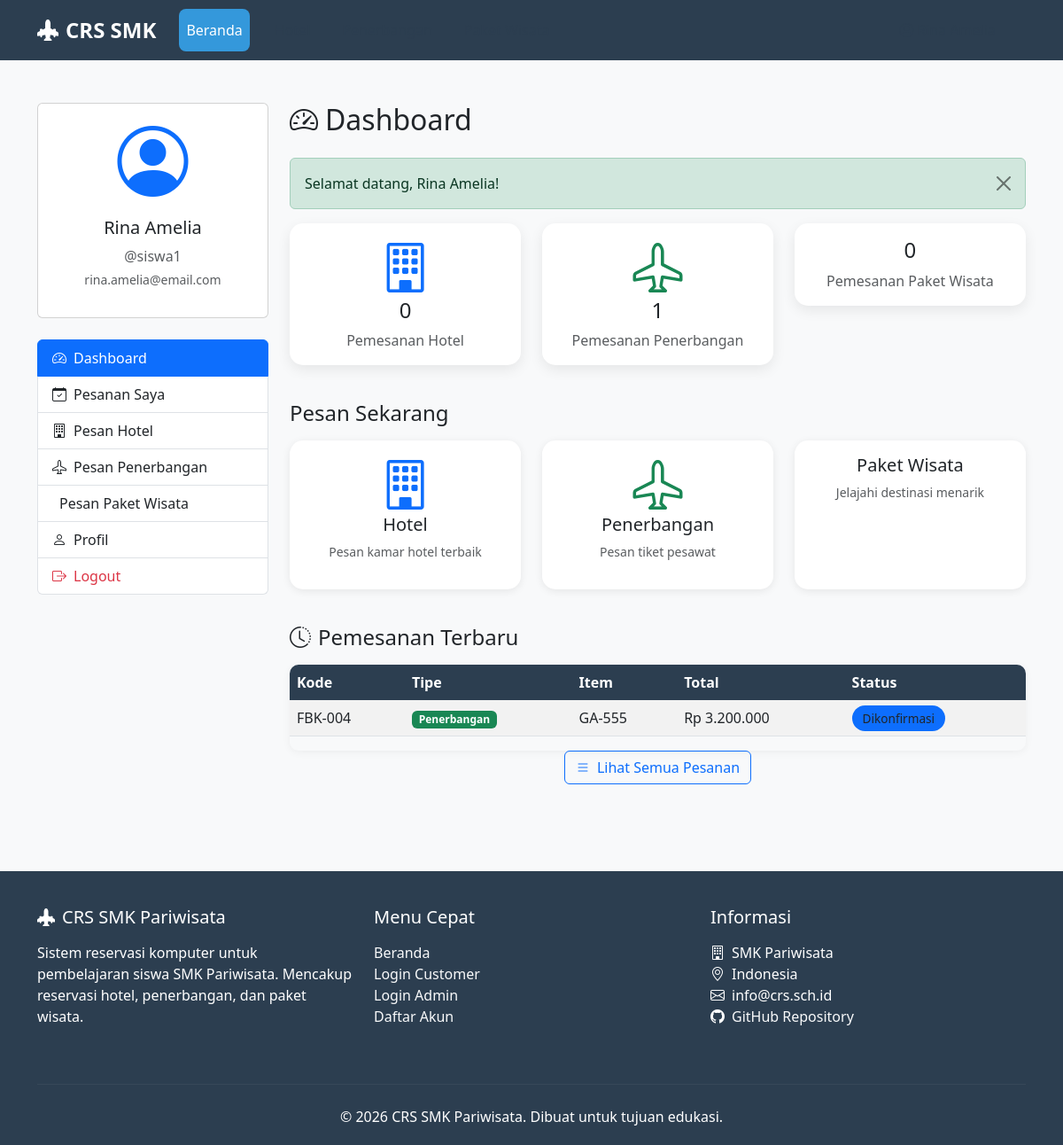
The app's page /customer/index.php (signed in) with its own data.
### tables this page shows
CREATE TABLE customers (
    id INT AUTO_INCREMENT PRIMARY KEY,
    username VARCHAR(50) NOT NULL UNIQUE,
    password VARCHAR(255) NOT NULL,
    full_name VARCHAR(100) NOT NULL,
    email VARCHAR(100) NOT NULL UNIQUE,
    phone VARCHAR(20),
    address TEXT,
    city VARCHAR(50),
    country VARCHAR(50) DEFAULT 'Indonesia',
    id_card_type ENUM('KTP', 'SIM', 'Passport', 'Kartu Pelajar') DEFAULT 'KTP',
    id_card_number VARCHAR(50),
    date_of_birth DATE,
    is_active TINYINT(1) DEFAULT 1,
    created_at TIMESTAMP DEFAULT CURRENT_TIMESTAMP,
    updated_at TIMESTAMP DEFAULT CURRENT_TIMESTAMP ON UPDATE CURRENT_TIMESTAMP
);

### includes/db_connect.php (called while the page is built, shortened)
<?php
function formatRupiah($amount) {
    return 'Rp ' . number_format($amount, 0, ',', '.');
}
function getStatusColor($status) {
    $colors = [
        'pending' => 'warning',
        'confirmed' => 'primary',
        'checked_in' => 'info',
        'checked_out' => 'success',
        'cancelled' => 'danger',
        'boarded' => 'info',
        'completed' => 'success',
        'ongoing' => 'primary',
        'unpaid' => 'danger',
        'partial' => 'warning',
        'paid' => 'success',
        'refunded' => 'secondary'
    ];
    return $colors[$status] ?? 'secondary';
}
function translateStatus($status) {
    $translations = [
        'pending' => 'Menunggu',
        'confirmed' => 'Dikonfirmasi',
        'checked_in' => 'Check-in',
        'checked_out' => 'Check-out',
        'cancelled' => 'Dibatalkan',
        'boarded' => 'Naik Pesawat',
        'completed' => 'Selesai',
        'ongoing' => 'Berlangsung',
        'unpaid' => 'Belum Bayar',
        'partial' => 'DP',
        'paid' => 'Lunas',
        'refunded' => 'Dikembalikan'
    ];
    return $translations[$status] ?? $status;
}
?>

### customer/index.php (the view, shortened to what this page needs)
<?php
require_once '../includes/db_connect.php';
require_once '../includes/functions.php';
require_once '../includes/header.php';
$customer_id = $_SESSION['customer_id'];
$customer = $conn->prepare("SELECT * FROM customers WHERE id = ?");
$customer->bind_param('i', $customer_id);
$customer->execute();
$customer_info = $customer->get_result()->fetch_assoc();
$hotel_count = $conn->query("SELECT COUNT(*) as count FROM hotel_bookings WHERE customer_id = $customer_id")->fetch_assoc()['count'];
$flight_count = $conn->query("SELECT COUNT(*) as count FROM flight_bookings WHERE customer_id = $customer_id")->fetch_assoc()['count'];
$package_count = $conn->query("SELECT COUNT(*) as count FROM package_bookings WHERE customer_id = $customer_id")->fetch_assoc()['count'];
$recent_sql = "SELECT 'hotel' as type, hb.booking_code, h.name as item_name, hb.total_price, hb.status, hb.created_at
    FROM hotel_bookings hb JOIN hotels h ON hb.hotel_id = h.id WHERE hb.customer_id = ?
    UNION ALL
    SELECT 'flight' as type, fb.booking_code, f.flight_number as item_name, fb.total_price, fb.status, fb.created_at
    FROM flight_bookings fb JOIN flights f ON fb.flight_id = f.id WHERE fb.customer_id = ?
    UNION ALL
    SELECT 'package' as type, pb.booking_code, tp.name as item_name, pb.total_price, pb.status, pb.created_at
    FROM package_bookings pb JOIN tour_packages tp ON pb.package_id = tp.id WHERE pb.customer_id = ?
    ORDER BY created_at DESC LIMIT 5";
$recent = $conn->prepare($recent_sql);
$recent->bind_param('iii', $customer_id, $customer_id, $customer_id);
$recent->execute();
$recent_bookings = $recent->get_result();
?>
<div class="container py-5">
    <div class="row">
        <div class="col-md-3">
            <div class="card mb-4">
                <div class="card-body text-center">
                    <div class="mb-3">
                        <i class="bi bi-person-circle display-1 text-primary"></i>
                    </div>
                    <h5><?php echo $customer_info['full_name']; ?></h5>
                    <p class="text-muted mb-1">@<?php echo $customer_info['username']; ?></p>
                    <p class="text-muted small"><?php echo $customer_info['email']; ?></p>
                </div>
            </div>
            <div class="list-group mb-4">
                <a href="index.php" class="list-group-item list-group-item-action active">
                    <i class="bi bi-speedometer2 me-2"></i>Dashboard
                </a>
                <a href="my_bookings.php" class="list-group-item list-group-item-action">
                    <i class="bi bi-calendar-check me-2"></i>Pesanan Saya
                </a>
                <a href="book_hotel.php" class="list-group-item list-group-item-action">
                    <i class="bi bi-building me-2"></i>Pesan Hotel
                </a>
                <a href="book_flight.php" class="list-group-item list-group-item-action">
                    <i class="bi bi-airplane me-2"></i>Pesan Penerbangan
                </a>
                <a href="book_package.php" class="list-group-item list-group-item-action">
                    <i class="bi bi-suitcase-lg me-2"></i>Pesan Paket Wisata
                </a>
                <a href="profile.php" class="list-group-item list-group-item-action">
                    <i class="bi bi-person me-2"></i>Profil
                </a>
                <a href="logout.php" class="list-group-item list-group-item-action text-danger">
                    <i class="bi bi-box-arrow-right me-2"></i>Logout
                </a>
            </div>
        </div>
        <div class="col-md-9">
            <h2 class="mb-4"><i class="bi bi-speedometer2 me-2"></i>Dashboard</h2>
            <div class="row mb-4">
                <div class="col-md-4 mb-3">
                    <div class="card dashboard-card border-primary">
                        <div class="card-body text-center">
                            <i class="bi bi-building display-4 text-primary mb-2"></i>
                            <h4><?php echo $hotel_count; ?></h4>
                            <p class="text-muted mb-0">Pemesanan Hotel</p>
                        </div>
                    </div>
                </div>
                <div class="col-md-4 mb-3">
                    <div class="card dashboard-card border-success">
                        <div class="card-body text-center">
                            <i class="bi bi-airplane display-4 text-success mb-2"></i>
                            <h4><?php echo $flight_count; ?></h4>
                            <p class="text-muted mb-0">Pemesanan Penerbangan</p>
                        </div>
                    </div>
                </div>
                <div class="col-md-4 mb-3">
                    <div class="card dashboard-card border-warning">
                        <div class="card-body text-center">
                            <h4><?php echo $package_count; ?></h4>
                            <p class="text-muted mb-0">Pemesanan Paket Wisata</p>
                        </div>
                    </div>
                </div>
            </div>
            <h4 class="mb-3">Pesan Sekarang</h4>
            <div class="row mb-4">
                <div class="col-md-4 mb-3">
                    <a href="book_hotel.php" class="text-decoration-none">
                        <div class="card card-hover h-100">
                            <div class="card-body text-center">
                                <i class="bi bi-building display-4 text-primary mb-3"></i>
                                <h5>Hotel</h5>
                                <p class="text-muted small">Pesan kamar hotel terbaik</p>
                            </div>
                        </div>
                    </a>
                </div>
                <div class="col-md-4 mb-3">
                    <a href="book_flight.php" class="text-decoration-none">
                        <div class="card card-hover h-100">
                            <div class="card-body text-center">
                                <i class="bi bi-airplane display-4 text-success mb-3"></i>
                                <h5>Penerbangan</h5>
                                <p class="text-muted small">Pesan tiket pesawat</p>
                            </div>
                        </div>
                    </a>
                </div>
                <div class="col-md-4 mb-3">
                    <a href="book_package.php" class="text-decoration-none">
                        <div class="card card-hover h-100">
                            <div class="card-body text-center">
                                <h5>Paket Wisata</h5>
                                <p class="text-muted small">Jelajahi destinasi menarik</p>
                            </div>
                        </div>
                    </a>
                </div>
            </div>
            <h4 class="mb-3"><i class="bi bi-clock-history me-2"></i>Pemesanan Terbaru</h4>
            <div class="table-responsive">
                <table class="table table-striped">
                    <thead class="table-dark">
                        <tr>
                            <th>Kode</th>
                            <th>Tipe</th>
                            <th>Item</th>
                            <th>Total</th>
                            <th>Status</th>
                        </tr>
                    </thead>
                    <tbody>
                        <?php if ($recent_bookings->num_rows > 0): ?>
                            <?php while($booking = $recent_bookings->fetch_assoc()): ?>
                            <tr>
                                <td><?php echo $booking['booking_code']; ?></td>
                                <td>
                                    <?php
                                    $type_labels = ['hotel' => 'Hotel', 'flight' => 'Penerbangan', 'package' => 'Paket'];
                                    $type_colors = ['hotel' => 'primary', 'flight' => 'success', 'package' => 'warning'];
                                    ?>
                                    <span class="badge bg-<?php echo $type_colors[$booking['type']]; ?>">
                                        <?php echo $type_labels[$booking['type']]; ?>
                                    </span>
                                </td>
                                <td><?php echo $booking['item_name']; ?></td>
                                <td><?php echo formatRupiah($booking['total_price']); ?></td>
                                <td>
                                    <span class="status-badge bg-<?php echo getStatusColor($booking['status']); ?>">
                                        <?php echo translateStatus($booking['status']); ?>
                                    </span>
                                </td>
                            </tr>
                            <?php endwhile; ?>
                        <?php else: ?>
                            <tr>
                                <td colspan="5" class="text-center text-muted">Belum ada pemesanan</td>
                            </tr>
                        <?php endif; ?>
                    </tbody>
                </table>
            </div>
            <div class="text-center">
                <a href="my_bookings.php" class="btn btn-outline-primary">
                    <i class="bi bi-list me-2"></i>Lihat Semua Pesanan
                </a>
            </div>
        </div>
    </div>
</div>
<?php require_once '../includes/footer.php'; ?>

### assets/css/style.css (style rules this page uses)
:root { --primary-color: #2c3e50; --secondary-color: #e74c3c; --accent-color: #3498db; --success-color: #27ae60; --warning-color: #f39c12; --light-bg: #f8f9fa; --dark-bg: #34495e; }
body { font-family: 'Segoe UI', Tahoma, Geneva, Verdana, sans-serif; background-color: var(--light-bg); min-height: 100vh; display: flex; flex-direction: column; }
.card-hover { transition: transform 0.3s ease, box-shadow 0.3s ease; border: none; border-radius: 15px; box-shadow: 0 2px 10px rgba(0,0,0,0.08); }
.status-badge { padding: 5px 12px; border-radius: 15px; font-size: 0.85rem; font-weight: 500; }
.dashboard-card { border: none; border-radius: 15px; box-shadow: 0 5px 15px rgba(0,0,0,0.08); transition: transform 0.3s; }
.table-responsive { border-radius: 10px; overflow: hidden; box-shadow: 0 2px 10px rgba(0,0,0,0.05); }
.table thead th { background: var(--primary-color); color: white; font-weight: 600; border: none; }

### includes/header.php (style rules this page uses)
:root { --primary-color: #2c3e50; --secondary-color: #e74c3c; --accent-color: #3498db; --light-bg: #f8f9fa; }
body { font-family: 'Segoe UI', Tahoma, Geneva, Verdana, sans-serif; background-color: var(--light-bg); }
.card-hover { transition: transform 0.3s ease, box-shadow 0.3s ease; }
.status-badge { padding: 5px 12px; border-radius: 15px; font-size: 0.85rem; font-weight: 500; }
.dashboard-card { border: none; border-radius: 15px; box-shadow: 0 5px 15px rgba(0,0,0,0.08); }
.table-responsive { border-radius: 10px; overflow: hidden; }

### records on screen
customers: full_name "Rina Amelia", username "siswa1", email "rina.amelia@email.com"

### other values on screen
$flash['message'] "Selamat datang, Rina Amelia!"
$hotel_count "0"
$flight_count "1"
$package_count "0"
$booking['booking_code'] "FBK-004"
$type_labels[$booking['type']] "Penerbangan"
$booking['item_name'] "GA-555"
formatRupiah($booking['total_price']) "Rp 3.200.000"
translateStatus($booking['status']) "Dikonfirmasi"
